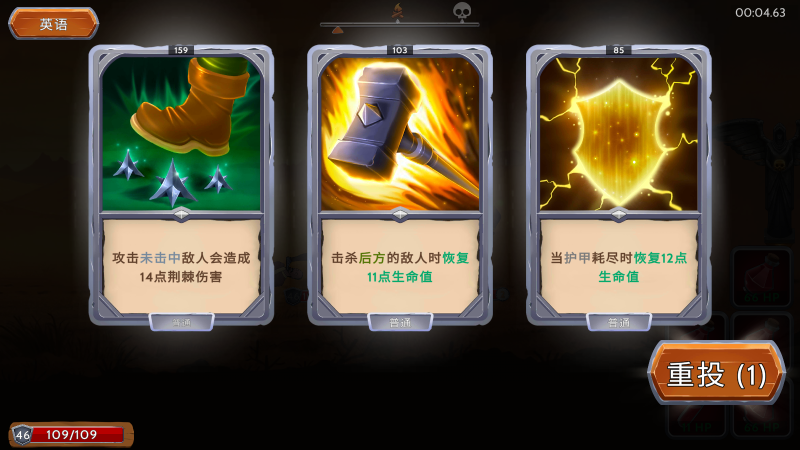
#> input picture tools/debug_screenshot.png, 1600 x 900 px (shown at 1/2 size)
$ python extract_digits.py
#> lines starting #> are read from the running program, lines starting #| are printed output that depends on the picture; after the words box and inside, x2 and y2 are one past the last pixel; in counts of white or black regions, pixels touching at a corner belong together
import cv2
import numpy as np
import os

def extract_and_save():
    img = cv2.imread("debug_screenshot.png")
#> img is the input picture: shape (900, 1600, 3); mean B, G, R 52, 69.1, 78.7
    if img is None: return

    gray = cv2.cvtColor(img, cv2.COLOR_BGR2GRAY)
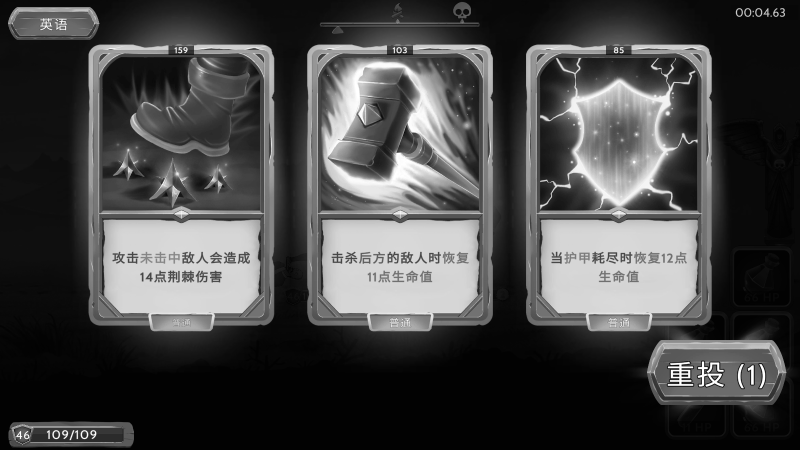
#> gray: shape (900, 1600) (shown at 1/2 size); min 0, max 255, mean 70
    _, binary = cv2.threshold(gray, 200, 255, cv2.THRESH_BINARY)
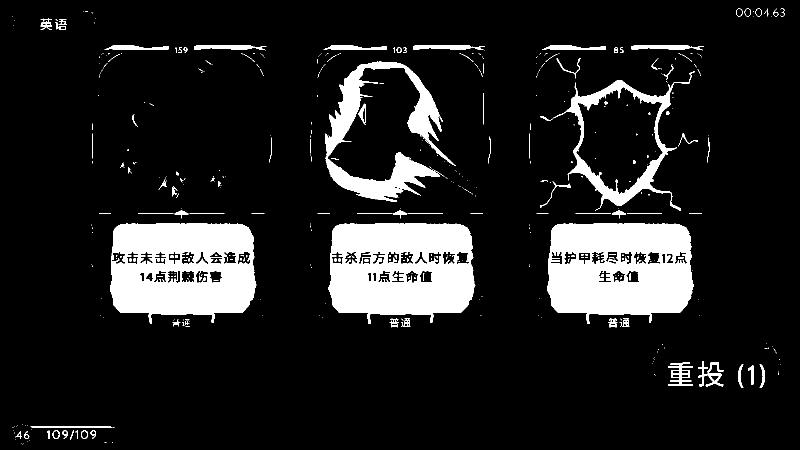
#> binary: shape (900, 1600) (shown at 1/2 size); 12.5% white; 503 white regions (382 under 20 px), largest, box (x1, y1, x2, y2) and area: (1095, 447, 1388, 648) 45334, (657, 447, 951, 648) 44790, (220, 447, 513, 648) 44153

    # 区域范围 (y: 100-120 左右是ID数字的顶端)
    # y=550是中心, y-440=110
    roi_y_start, roi_y_end = 100, 140
    rois = [
        (525, 645), # Card 1
        (840, 960), # Card 2
        (1140, 1260) # Card 3
    ]

    os.makedirs("templates/digits", exist_ok=True)

    for i, (x1, x2) in enumerate(rois):
        roi = binary[roi_y_start:roi_y_end, x1:x2]
        cv2.imwrite(f"debug_roi_{i}.png", roi)

        # 寻找轮廓
        contours, _ = cv2.findContours(roi, cv2.RETR_EXTERNAL, cv2.CHAIN_APPROX_SIMPLE)
        # 按x排序
        digit_boxes = []
        for cnt in contours:
            x, y, w, h = cv2.boundingRect(cnt)
            if h > 10 and w > 2: # 过滤杂色
                digit_boxes.append((x, y, w, h))

        digit_boxes.sort()

        for j, (x, y, w, h) in enumerate(digit_boxes):
            digit_img = roi[y:y+h, x:x+w]
            cv2.imwrite(f"templates/digits/temp_{i}_{j}.png", digit_img)
            print(f"Saved: templates/digits/temp_{i}_{j}.png (Size: {w}x{h})")
#> this loop made 3 passes
#> contours on passes 1 to 2: 11 contours, all with area under 20, 7 contours, all with area under 20
#> pass 1, in extract_and_save, `roi = binary[roi_y_start:roi_y_end, x1:x2]`:
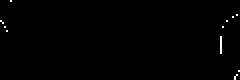
#> roi: shape (40, 120) (shown 2 times larger); 0.46% white in thin lines or dots
#> pass 2, in extract_and_save, `roi = binary[roi_y_start:roi_y_end, x1:x2]`:
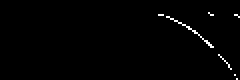
#> roi: shape (40, 120) (shown 2 times larger); 1% white in thin lines or dots, all inside (x1, y1, x2, y2) = (79, 6, 120, 40)
#> pass 3, in extract_and_save, `roi = binary[roi_y_start:roi_y_end, x1:x2]`:
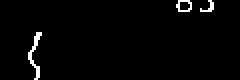
#> roi: shape (40, 120) (shown 2 times larger); 2% white in thin lines or dots, all inside (x1, y1, x2, y2) = (14, 0, 107, 40)

if __name__ == "__main__":
    extract_and_save()
